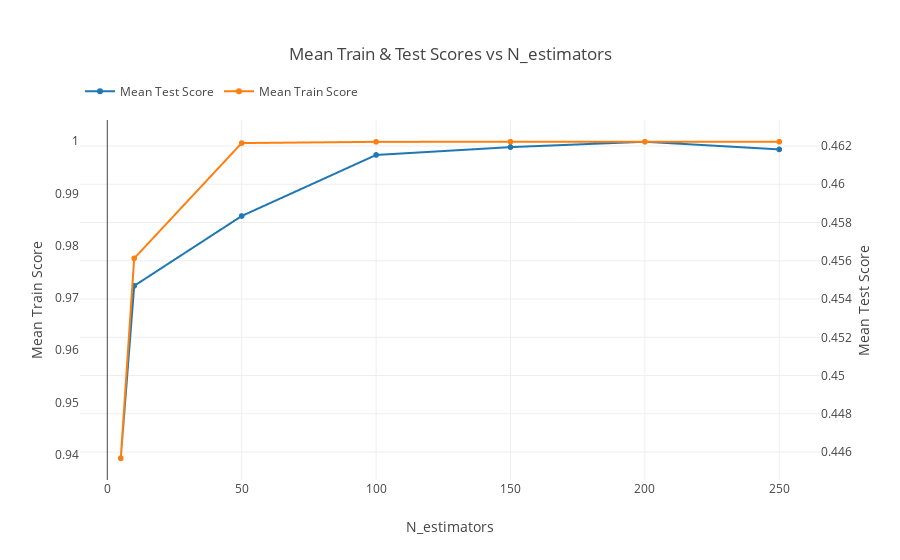

The code cell stored with this chart in its notebook:
### Markdown cell above
Let's plot the train and test scores as a function of N_estimators.

### Code cell
trace1 = go.Scattergl(name='Mean Test Score',
                      x=results['n_estimators'],
                      y=results['mean_test_score'], 
                      mode='lines+markers',
                     yaxis='y2')
trace2 = go.Scattergl(name='Mean Train Score',
                      x=results['n_estimators'],
                      y=results['mean_train_score'], 
                      mode='lines+markers')

layout = go.Layout(title='Mean Train & Test Scores vs N_estimators',
               xaxis=dict(title='N_estimators'),
               yaxis=dict(title='Mean Train Score'), 
                   yaxis2=dict(title='Mean Test Score',
                              side='right'),
                  legend=dict(orientation='h', y=1.12),
                  margin=dict(t=120))

fig = go.Figure([trace1, trace2], layout=layout)

iplot(fig, filename='train-test-scores.html')

### Figure 1 — Plotly figure (JSON) as saved in the notebook; plotly's stock layout.template omitted (floating-point values rounded to 4 significant figures)
{"data": [{"mode": "lines+markers", "name": "Mean Test Score", "type": "scattergl", "uid": "4776a22e-ab62-11e9-a551-e442a6f8adc6", "x": [5, 10, 50, 100, 150, 200, 250], "y": [0.4457, 0.4547, 0.4583, 0.4615, 0.4619, 0.4622, 0.4618], "yaxis": "y2"}, {"mode": "lines+markers", "name": "Mean Train Score", "type": "scattergl", "uid": "4776a22f-ab62-11e9-88d4-e442a6f8adc6", "x": [5, 10, 50, 100, 150, 200, 250], "y": [0.9393, 0.9776, 0.9996, 0.9999, 0.9999, 0.9999, 0.9999]}], "layout": {"legend": {"orientation": "h", "y": 1.12}, "margin": {"t": 120}, "title": "Mean Train & Test Scores vs N_estimators", "xaxis": {"title": "N_estimators"}, "yaxis": {"title": "Mean Train Score"}, "yaxis2": {"side": "right", "title": "Mean Test Score"}}}
